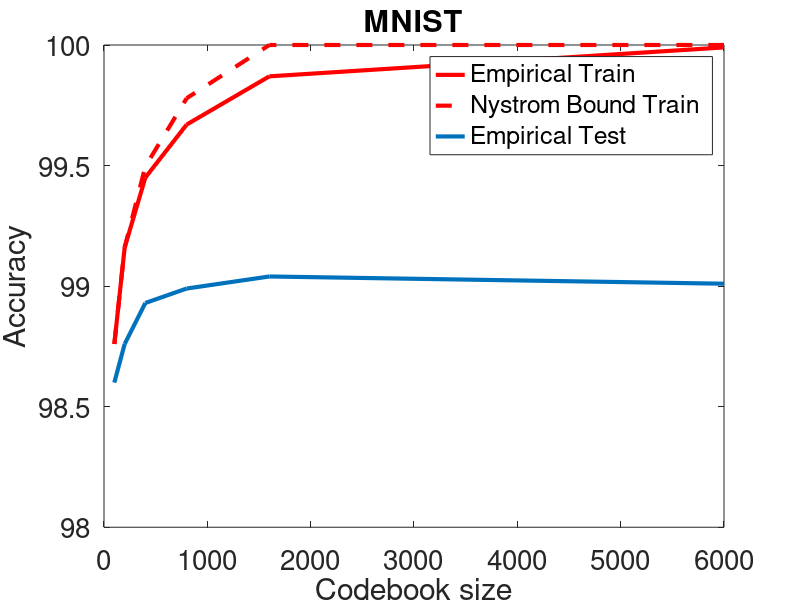
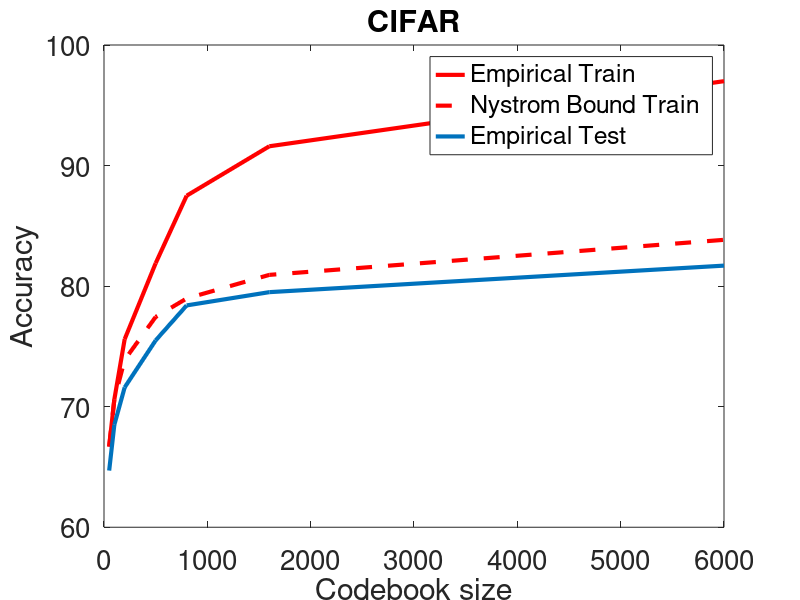
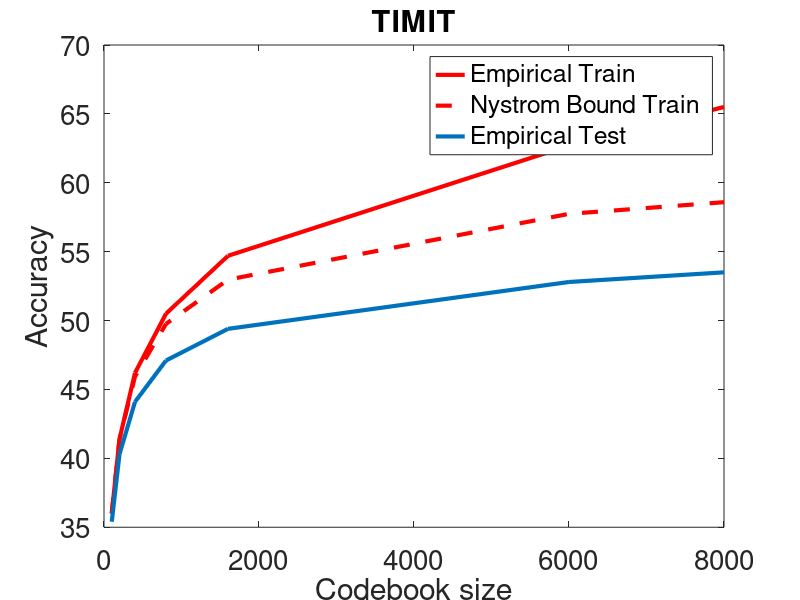
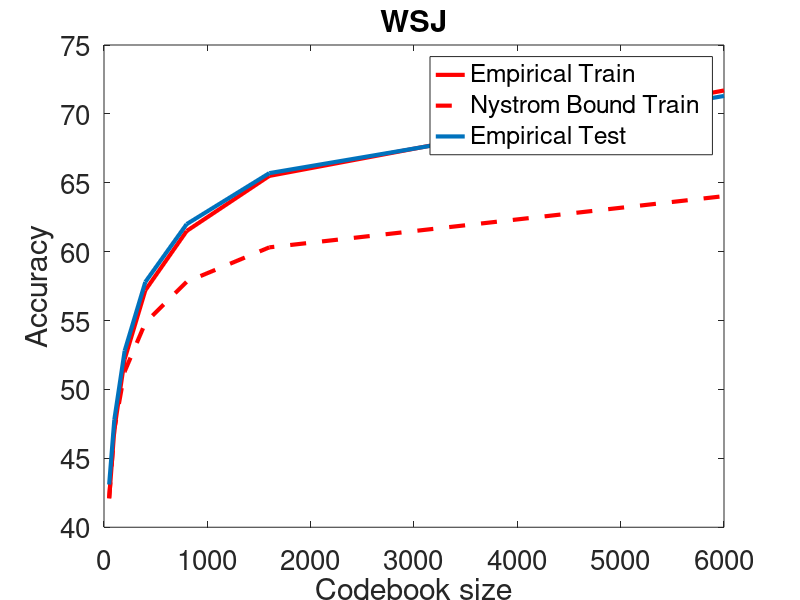

These charts were generated, in order, by the following MATLAB code:
clear all;
close all;

%MNIST
mnist_test =[98.99 98.93 98.76 98.6 99.04 99.01];
mnist_train = [99.67 99.45 99.16 98.76 99.87 99.99];
mnist_size = [800 400 200 100 1600 6000];
%Sort stuff
[a ind_sort] = sort(mnist_size);
mnist_size = mnist_size(ind_sort);
mnist_test = mnist_test(ind_sort);
mnist_train = mnist_train(ind_sort);

slope = -(mnist_train(2) - mnist_train(1))*1./(1./mnist_size(2)^(1/4) - 1./mnist_size(1)^(1/4));
mnist_bound = mnist_train(1)-slope*(1./mnist_size.^(1/4) - 1./min(mnist_size)^(1/4));

slope = -(mnist_test(2) - mnist_test(1))*1./(1./mnist_size(2)^(1/4) - 1./mnist_size(1)^(1/4));
mnist_bound_test = mnist_test(1)-slope*(1./mnist_size.^(1/4) - 1./min(mnist_size)^(1/4));

mnist_bound(mnist_bound>100) = 100;
mnist_bound_test(mnist_bound_test>100) = 100;

figure;
plot(mnist_size,mnist_train,'r','LineWidth',3)
xlabel('Codebook size','fontsize',20);
ylabel('Accuracy','fontsize',20);
hold on
plot(mnist_size,mnist_bound,'r--','LineWidth',3)
plot(mnist_size,mnist_test,'LineWidth',3)
% plot(mnist_size,mnist_bound_test,'--','LineWidth',3)
legend('Empirical Train','Nystrom Bound Train','Empirical Test');
set(gca,'fontsize',20)
title('MNIST')


%CIFAR
cifar_data= [87.5	78.4	81.9	75.5	75.6	71.6	70.6	68.5	91.6	79.5	97	81.7	66.69	64.7];
cifar_test = cifar_data(2:2:end);
cifar_train = cifar_data(1:2:end);
cifar_size = [800 500 200 100 1600 6000 50];
%Sort stuff
[a ind_sort] = sort(cifar_size);
cifar_size = cifar_size(ind_sort);
cifar_test = cifar_test(ind_sort);
cifar_train = cifar_train(ind_sort);

slope = -(cifar_train(2) - cifar_train(1))*1./(1./cifar_size(2)^(1/4) - 1./cifar_size(1)^(1/4));
cifar_bound = cifar_train(1)-slope*(1./cifar_size.^(1/4) - 1./min(cifar_size)^(1/4));

slope = -(cifar_test(2) - cifar_test(1))*1./(1./cifar_size(2)^(1/4) - 1./cifar_size(1)^(1/4));
cifar_bound_test = cifar_test(1)-slope*(1./cifar_size.^(1/4) - 1./min(cifar_size)^(1/4));

figure;
plot(cifar_size,cifar_train,'r','LineWidth',3)
xlabel('Codebook size','fontsize',20);
ylabel('Accuracy','fontsize',20);
hold on
plot(cifar_size,cifar_bound,'r--','LineWidth',3)
plot(cifar_size,cifar_test,'LineWidth',3)
% plot(cifar_size,cifar_bound_test,'--','LineWidth',3)
legend('Empirical Train','Nystrom Bound Train','Empirical Test');
set(gca,'fontsize',20)
title('CIFAR')

% %TIMIT
timit_data= [50.5	47.1	46.2	44.1	41.4	40.3	36	35.4	54.7 	49.4	62.7	52.8	65.5	53.5];
timit_test = timit_data(2:2:end);
timit_train = timit_data(1:2:end);
timit_size = [800		400		200		100		1600		6000		8000];
%Sort stuff
[a ind_sort] = sort(timit_size);
timit_size = timit_size(ind_sort);
timit_test = timit_test(ind_sort);
timit_train = timit_train(ind_sort);

slope = -(timit_train(2) - timit_train(1))*1./(1./timit_size(2)^(1/4) - 1./timit_size(1)^(1/4));
timit_bound = timit_train(1)-slope*(1./timit_size.^(1/4) - 1./min(timit_size)^(1/4));

slope = -(timit_test(2) - timit_test(1))*1./(1./timit_size(2)^(1/4) - 1./timit_size(1)^(1/4));
timit_bound_test = timit_test(1)-slope*(1./timit_size.^(1/4) - 1./min(timit_size)^(1/4));

figure;
plot(timit_size,timit_train,'r','LineWidth',3)
xlabel('Codebook size','fontsize',20);
ylabel('Accuracy','fontsize',20);
hold on
plot(timit_size,timit_bound,'r--','LineWidth',3)
plot(timit_size,timit_test,'LineWidth',3)
% plot(timit_size,timit_bound_test,'--','LineWidth',3)
legend('Empirical Train','Nystrom Bound Train','Empirical Test');
set(gca,'fontsize',20)
title('TIMIT')

% %WSJ
wsj_data= [61.5	62	57.2	57.8	52.2	52.8	47.1	47.8	65.5	65.7	71.7	71.3	42.1	43.1];
wsj_test = wsj_data(2:2:end);
wsj_train = wsj_data(1:2:end);
wsj_size = [800		400		200		100		1600		6000		50];
%Sort stuff
[a ind_sort] = sort(wsj_size);
wsj_size = wsj_size(ind_sort);
wsj_test = wsj_test(ind_sort);
wsj_train = wsj_train(ind_sort);

slope = -(wsj_train(2) - wsj_train(1))*1./(1./wsj_size(2)^(1/4) - 1./wsj_size(1)^(1/4));
wsj_bound = wsj_train(1)-slope*(1./wsj_size.^(1/4) - 1./min(wsj_size)^(1/4));

slope = -(wsj_test(2) - wsj_test(1))*1./(1./wsj_size(2)^(1/4) - 1./wsj_size(1)^(1/4));
wsj_bound_test = wsj_test(1)-slope*(1./wsj_size.^(1/4) - 1./min(wsj_size)^(1/4));

figure;
plot(wsj_size,wsj_train,'r','LineWidth',3)
xlabel('Codebook size','fontsize',20);
ylabel('Accuracy','fontsize',20);
hold on
plot(wsj_size,wsj_bound,'r--','LineWidth',3)
plot(wsj_size,wsj_test,'LineWidth',3)
% plot(wsj_size,wsj_bound_test,'--','LineWidth',3)
legend('Empirical Train','Nystrom Bound Train','Empirical Test');
set(gca,'fontsize',20)
title('WSJ')